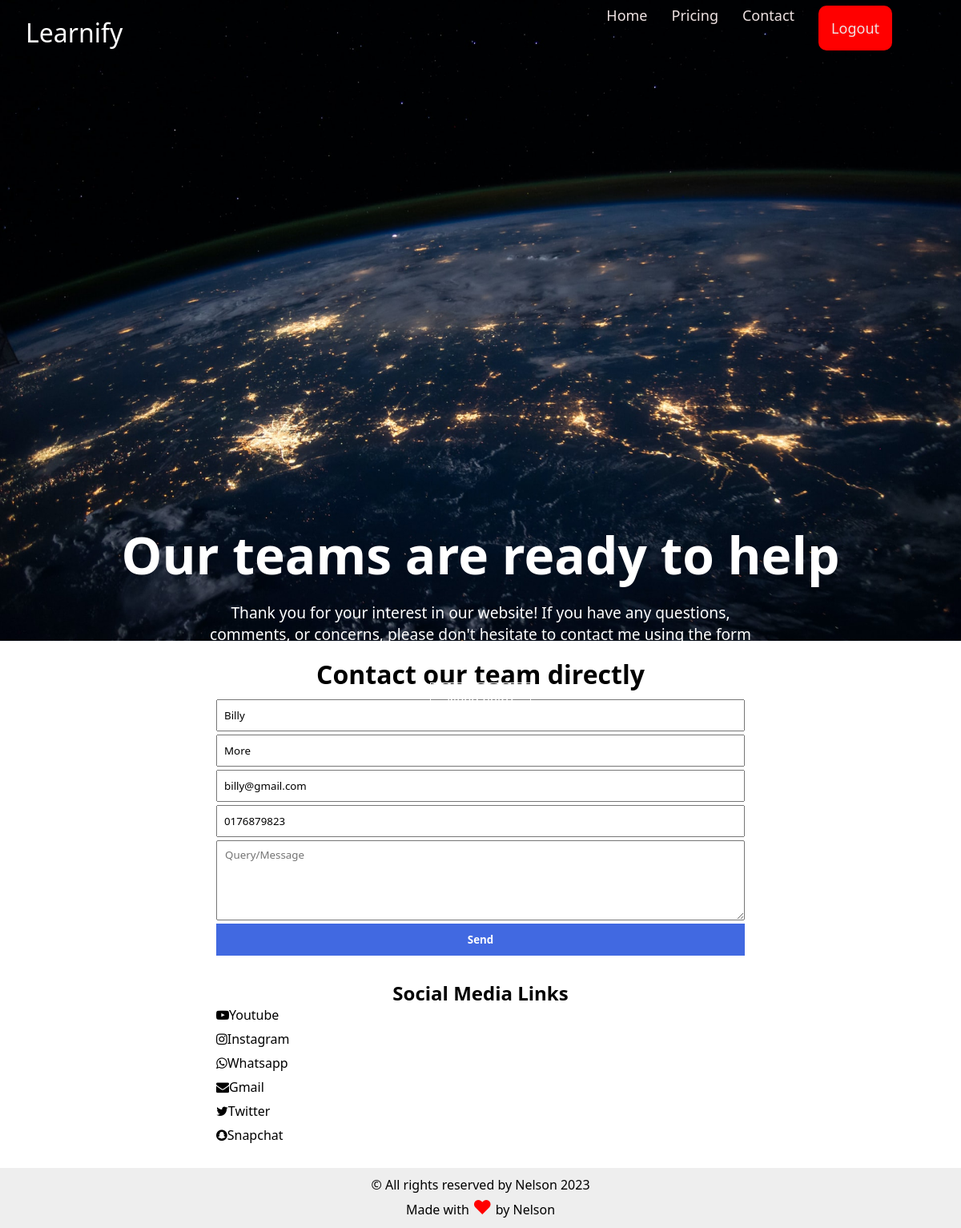
The page /contact/ (signed in) on the database its author committed.
### authentication/models.py (models this page shows, shortened)
class User(models.Model):
    GENDER_CHOICES = [
        ('male', 'Male'),
        ('female', 'Female'),
        ('other', 'Other'),
    ]
    first_name = models.CharField(max_length=100)
    last_name = models.CharField(max_length=100)
    email = models.EmailField(unique=True)
    phone_number = models.CharField(max_length=100)
    gender = models.CharField(max_length=6, choices=GENDER_CHOICES)
    password = models.CharField(max_length=255)
    registration_date = models.DateTimeField(auto_now_add=True)
    user_level = models.PositiveSmallIntegerField(default=0)

### authentication/views.py (the view, shortened to what this page needs)
# urls.py: path('contact/', views.contact, name="contact"),
def contact(request):
    user_id = request.session.get("user_id")
    context = {}
    if user_id:
        try:
            user = User.objects.get(id=user_id)
            context = {
                "fname": user.first_name,
                "lname": user.last_name,
                "email": user.email,
                "phone": user.phone_number,
            }
        except User.DoesNotExist:
            pass
    return render(request, "contact.html", context)

### templates/contact.html (shortened to what this page needs)
<!DOCTYPE html>
<html lang="en">
<head>
    {% load static %}
    <link rel="stylesheet" href="{% static 'Styles/common.css' %}">
    <link rel="stylesheet" href="{% static 'Styles/navbar.css' %}">
    <link rel="stylesheet" href="{% static 'Styles/contact.css' %}">
    <link rel="stylesheet" href="https://cdnjs.cloudflare.com/ajax/libs/font-awesome/4.7.0/css/font-awesome.css"
 />
</head>
<body>
    <section class="contact-main">
        <nav>
            <div class="brand">
                <a href="/">Learnify</a>
            </div>
            <ul>
                <li><a href="{% url 'memberspage' %}">Home</a></li>
                <li><a href="{% url 'pricing' %}">Pricing</a></li>
                <li><a href="{% url 'contact' %}">Contact</a></li>
                <li style="background: red; padding:1rem ; border-radius:10px;"><a href="{% url 'logout' %}">Logout</a></li>
            </ul>
        </nav>
        <div class="contact-main-text">
            <h1>Our teams are ready to help</h1>
            <p>
                Thank you for your interest in our website! If you have any questions, comments, or concerns, please
                don't hesitate to contact me using the form below. We'll do our best to respond to your message as soon as
                possible.
            </p>
            <a href="#contact">Need help?</a>
        </div>
    </section>
    <section class="contact-form" id="contact">
        <h1>Contact our team directly</h1>
        <form action="{% url 'contact' %}" method="POST">
            <input type="text" name="fname" placeholder="First name" value="{{ fname }}" required>
            <input type="text" name="lname" placeholder="Last name" value="{{ lname }}" required>
            <input type="email" name="email" placeholder="Your Email address" value="{{ email }}" required>
            <input type="text" name="phone" placeholder="Phone Number" value="{{ phone }}" required>
            <textarea name="query" cols="30" rows="5" placeholder="Query/Message"></textarea>
            <button type="submit">Send</button>
        </form>
    </section>
    <section class="contact-icons">
        <h2>Social Media Links</h2>
        <ul>
            <li><i class="fa fa-youtube-play" aria-hidden="true"></i>Youtube</li>
            <li><i class="fa fa-instagram" aria-hidden="true"></i>Instagram</li>
            <li><i class="fa fa-whatsapp" aria-hidden="true"></i>Whatsapp</li>
            <li><i class="fa fa-envelope" aria-hidden="true"></i>Gmail</li>
            <li><i class="fa fa-twitter" aria-hidden="true"></i>Twitter</li>
            <li><i class="fa fa-snapchat" aria-hidden="true"></i>Snapchat</li>
        </ul>
    </section>
    <div class="copyright">
        &copy; All rights reserved by Nelson 2023 <br>
        Made with <span>&hearts;</span> by Nelson
    </div>
</body>
</html>

### static/styles/common.css (style rules this page uses)
* { margin: 0; padding: 0; box-sizing: border-box; text-decoration: none; font-family: system-ui, -apple-system, BlinkMacSystemFont, 'Segoe UI', Roboto, Oxygen, Ubuntu, Cantarell, 'Open Sans', 'Helvetica Neue', sans-serif; list-style: none; scroll-behavior: smooth; }
body { min-height: 100vh; }
.copyright { text-align: center; background: #eee; padding: 10px; }
.copyright span { color: red; font-size: 24px; }

### static/styles/navbar.css (style rules this page uses)
nav { min-height: 70px; display: flex; justify-content: space-between; align-items: center; padding: 0 1rem; position: relative; animation: myAnim 2s ease 0s 1 normal forwards; z-index: 1; }
nav .brand { margin-left: 16px; display: flex; align-items: center; }
nav .brand a { color: white; font-size: 32px; margin-top: 10px; }
nav ul { display: flex; gap: 30px; margin-right: 70px; }
nav ul li a { color: rgb(238, 226, 226); font-size: 18px; position: relative; }
nav ul li a::after { content: ''; background: white; width: 100%; height: 3px; position: absolute; bottom: -5px; left: 0; transform: scale(0); transform-origin: left; transition: .3s linear; border-radius: 10px; }

### static/styles/contact.css (style rules this page uses)
:root { --common-color:royalblue; }
.contact-main { background: url("../../static/Images/images/space.jpg"); background-position: center; background-repeat: no-repeat; background-origin: center; background-size: cover; min-height: 100vh; color: #fff; }
.contact-main-text { position: absolute; top: 50%; left: 50%; transform: translate(-50%,-50%); min-width: 75%; text-align: center; text-wrap: balance; }
.contact-main-text h1 { font-size: 4rem; z-index: 999; }
.contact-main-text p { font-size: 1.2rem; margin-top: 15px; margin-bottom: 31px; }
.contact-main-text a { color: #fff; border: 1px solid ; padding: 10px 20px; position: relative; }
.contact-main-text a:before { content:''; background: orange; top: 0; left: 0; position: absolute; height: 100%; width: 100%; transform: scalex(0); z-index: -1; transition: .4s ease-in-out; }
.contact-form { margin: 0px 0 30px 0 ; }
.contact-form h1 { text-align: center; font-size: 32px; font-weight: bold; margin-bottom: 10px; margin-top: 20px; }
.contact-form form { width: 55%; margin: auto; display: flex; flex-direction: column; gap: 4px; }
.contact-form input { outline: none; height: 40px; padding-left: 8px; }
.contact-form textarea { outline: none; border-radius: 2px; padding: 8px 0px 0px 10px; }
.contact-form button { background-color: var(--common-color); height: 40px; color: #fff; font-weight: bold; transition: .3s ease-in-out; border: none; cursor: pointer; }
.contact-icons { width: 55%; margin: auto; margin-bottom: 30px; }
.contact-icons ul { display: flex; flex-direction: column; gap: 8px; }
.contact-icons h2 { text-align: center; }

### rows shown on the page
User: fname "Billy", lname "More", email "billy@gmail.com", phone "0176879823"
